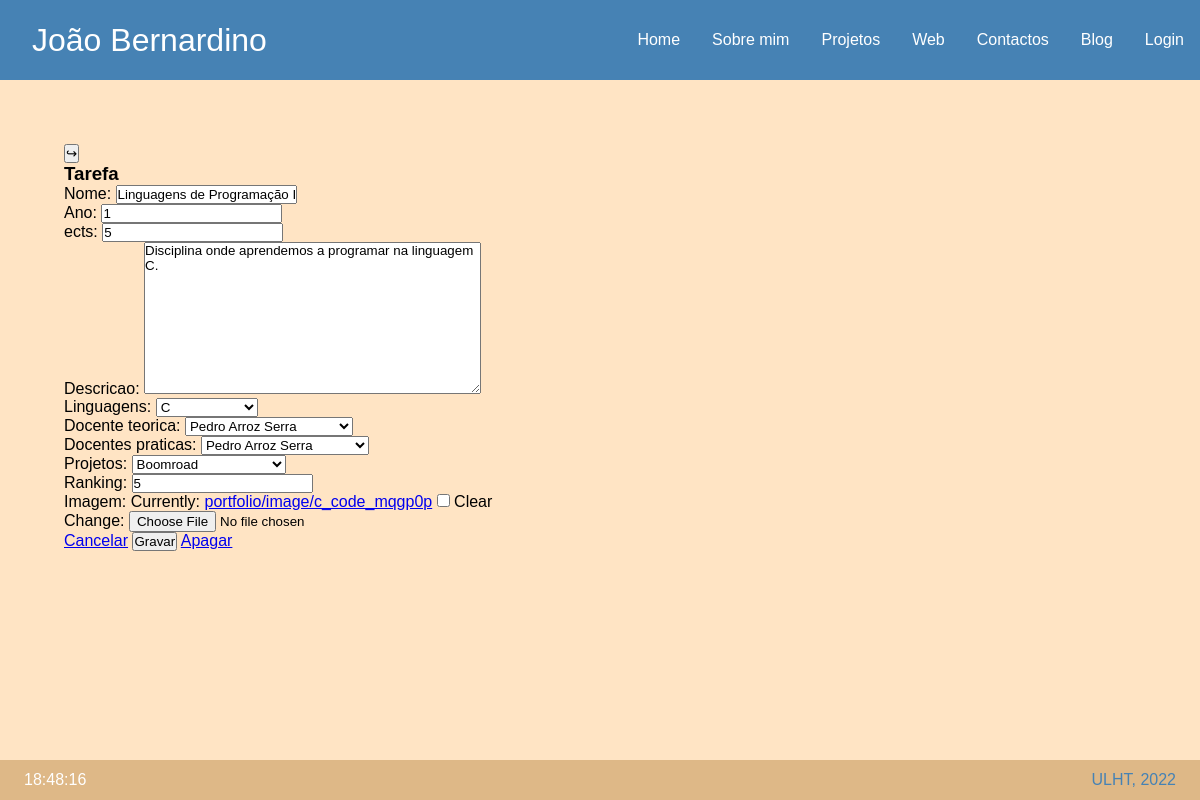
The app's page /editarcadeira/1, older data.
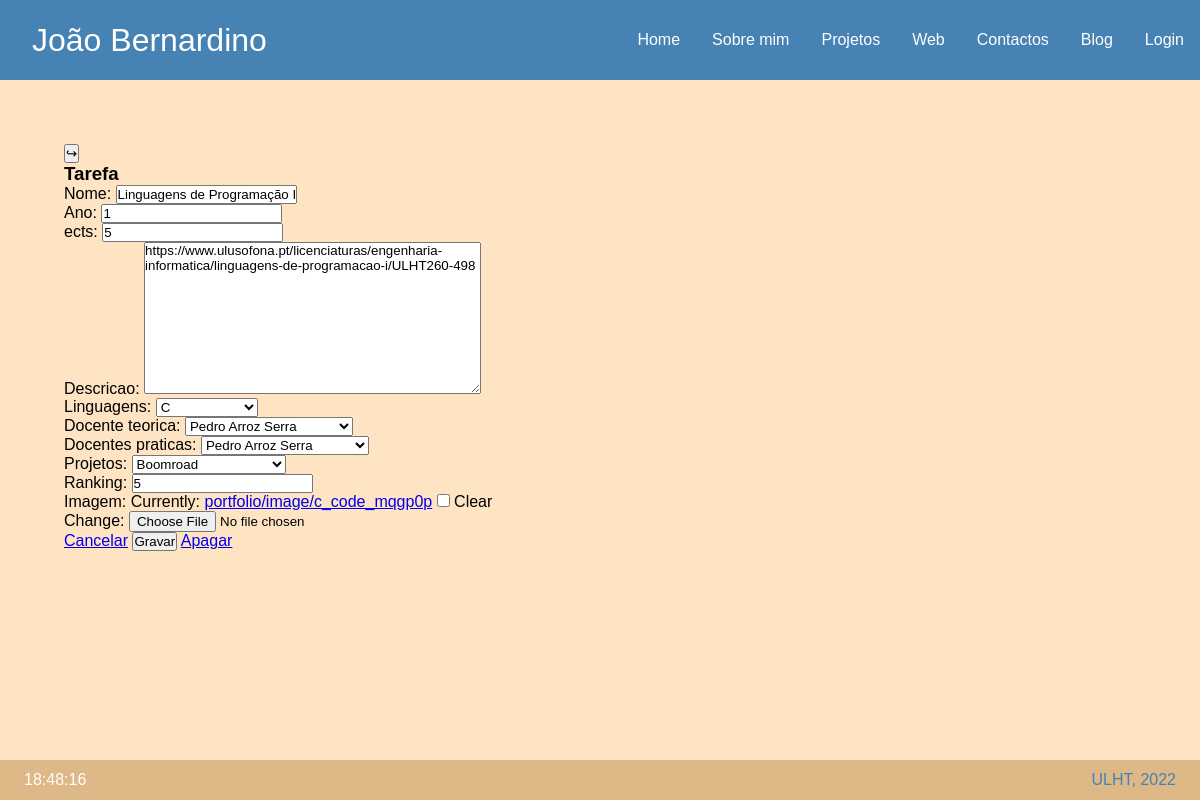
The same page, newer data.
### portfolio/models.py (models this page shows, shortened)
class Cadeira(models.Model):
   nome = models.CharField(max_length=40)
   ano = models.IntegerField()
   ects = models.CharField(max_length=20)
   descricao = models.TextField()
   linguagens = models.ForeignKey(Linguagem, on_delete=models.CASCADE, default="linguagens")
   docente_teorica = models.ForeignKey(Professor, on_delete=models.CASCADE)
   docentes_praticas = models.ForeignKey(Professor, related_name='cadeiras', on_delete=models.CASCADE,default="nome")
   projetos = models.ForeignKey(Projeto, on_delete=models.CASCADE, default="projetos")
   ranking = models.CharField(max_length=40)
   imagem = models.ImageField(blank= True, upload_to='image')

class Linguagem(models.Model):
    nome = models.CharField(max_length=20)
    def __str__(self):
        return self.nome[:10]

class Professor(models.Model):
    nome = models.CharField(max_length=40)
    def __str__(self):
        return self.nome[:30]

### portfolio/views.py (the view)
# urls.py: path('editarcadeira/<int:topico_id>', views.editar_cadeira_view, name='editarcadeira'),
def editar_cadeira_view(request, topico_id):
    topico = Cadeira.objects.get(id=topico_id)
    form = CadeiraForm(request.POST or None, instance=topico)
    if form.is_valid():
        form.save()
        return HttpResponseRedirect(reverse('portfolio:licenciatura'))
    context = {'form': form, 'topico_id': topico_id}
    return render(request, 'portfolio/editar_licenciatura.html', context)

### portfolio/forms.py
class CadeiraForm(ModelForm):
    class Meta:
        model = Cadeira
        fields = '__all__'
        widgets = {
            'nome': forms.TextInput(attrs={'class': 'form-control', 'placeholder': 'titulo'}),
        }
        labels = {
            'ano': 'Ano',
            'ects' : 'ects'
        }

### portfolio/models.py (called while the page is built)
    def __str__(self):
        return self.nome[:30]

### portfolio/templates/portfolio/editar_licenciatura.html (shortened to what this page needs)
{% extends 'portfolio/layout.html' %}
{% block main %}
<h3>Tarefa</h3>
    <form action="{% url 'portfolio:editarcadeira' topico_id %}" method="POST">
        {{ form.as_p }}
        <a href="{% url 'portfolio:licenciatura' %}" role="button" class="btn btn-warning">Cancelar</a>
        <input type="submit" value="Gravar" class="btn btn-success">
        <a href="{% url 'portfolio:apagarcadeira' topico_id %}" role="button" class="btn btn-danger">Apagar</a>
    </form>
{% endblock %}

### portfolio/templates/portfolio/layout.html (shortened to what this page needs)
{% load static %}
<link rel="stylesheet" href="{% static 'portfolio/css/layout.css' %}">
<body>
    <header>
        <div >João Bernardino</div>
        <nav>
            <a href="{% url 'portfolio:home' %}">Home</a>
            <a href="{% url 'portfolio:sobremim' %}">Sobre mim</a>
            <a href="{% url 'portfolio:projetosgeral' %}">Projetos</a>
            <a href="{% url 'portfolio:web' %}">Web</a>
            <a href="{% url 'portfolio:contactos' %}">Contactos</a>
            <a href="{% url 'portfolio:blog' %}">Blog</a>
            {% if request.user.is_authenticated %}
                <a href="{% url 'portfolio:logout' %}">Logout</a>
            {% else %}
                <a href="{% url 'portfolio:login' %}">Login</a>
            {% endif %}
        </nav>
    </header>
	<main>
        <form>
            <input type="button" value="↪" onclick="history.back()">
        </form>
        {% block main %}
	    {% endblock main %}
    </main>
    <footer>
        <p id="relogio" onload="currentTime()" class="horas"></p>
        ULHT, 2022
    </footer>
</body>

### portfolio/static/portfolio/css/layout.css (style rules this page uses)
* { padding: 0; margin: 0; box-sizing:border-box; font-family: sans-serif; }
header { height: 10vh; background: steelblue; color: white; top: 0; display:flex; justify-content: space-between; align-items: center; }
header div { font-size: 2em; padding: 1em; }
header nav { display:flex; justify-contents: flex-end; }
nav a { padding: 0 1em; text-decoration: none; font-size: 1rem; color: white; }
main { min-height: 85vh; background-color: bisque; padding: 4em 4em; }
footer { height:5vh; display:flex; justify-content: flex-end; padding: 0 2vw; align-items: center; background: burlywood; color: steelblue; bottom: 0; }
.horas { position: absolute; left: 2%; color: white; }

Row changes from the older to the newer data that the page shows:
changed Cadeira "Pedro Arroz Serra": descricao "Disciplina onde aprendemos a programar na linguagem C." → "https://www.ulusofona.pt/licenciaturas/engenharia-informatica/linguagens-de-programacao-i/ULHT260-498"
